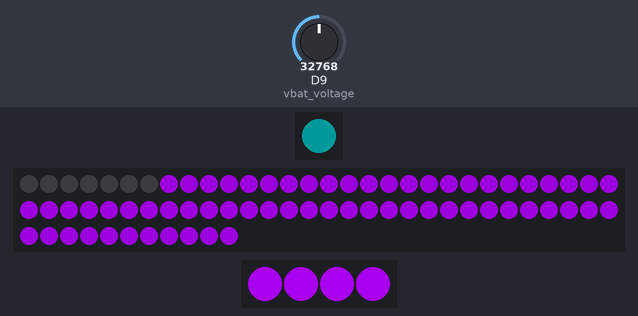
Bench run of a program on a simulated CircuitPython board. On the bench: 1 RGB LEDs in strip order, left to right, 71 RGB LEDs in strip order, left to right, continuing on the next row, 4 RGB LEDs in strip order, left to right. The test bench sets the inputs (shaded band); at power-on: D9 (vbat_voltage) = 32768 (analog values on the 0–65535 scale). Dim RGB values are drawn brighter than linear.

Above: at 1.2 s.
1.3 s: D9 (vbat_voltage) set to 45874
At 2.52 s:
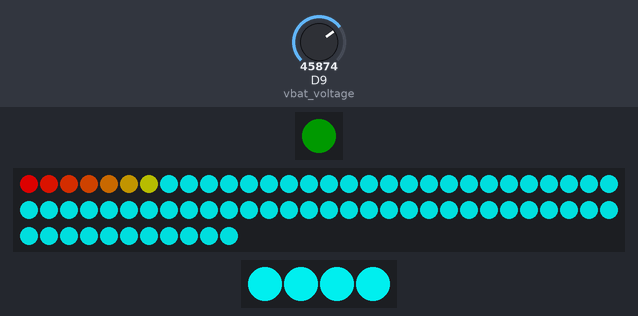
3.7 s: D9 (vbat_voltage) set to 32767
At 5.27 s:
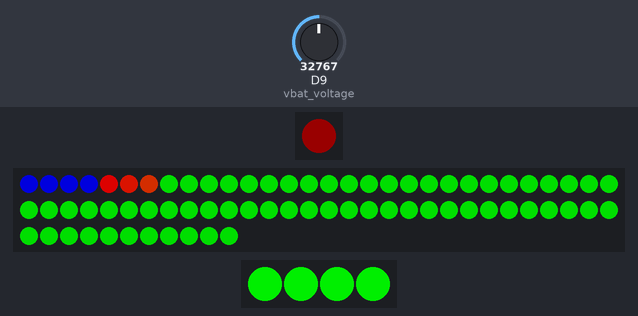
6.5 s: D9 (vbat_voltage) set to 57670
At 9.39 s:
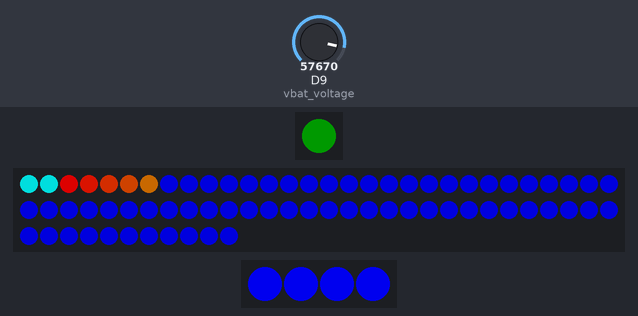
9.7 s: D9 (vbat_voltage) set to 19660
At 12.14 s:
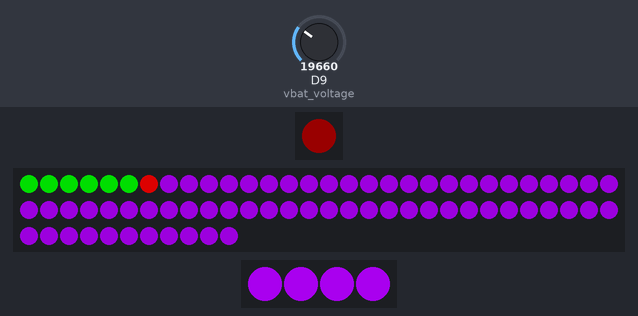
12.9 s: D9 (vbat_voltage) set to 65535
At 13.9 s:
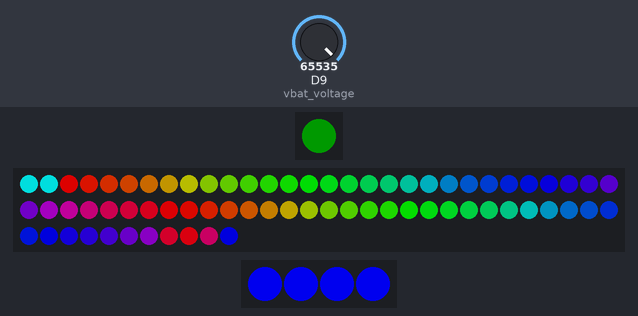
16.1 s: D9 (vbat_voltage) set to 0
At 19.02 s:
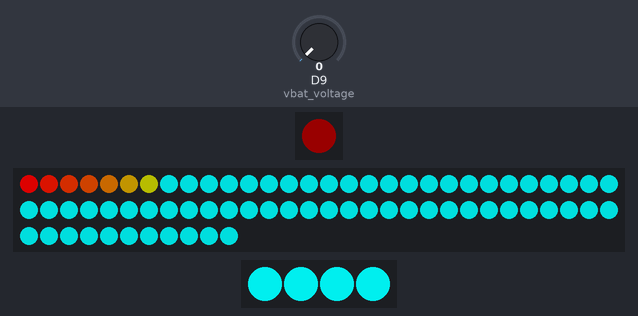
Timing chart, 0 to 20.3 s (numbered marks = the images above; inputs shaded):
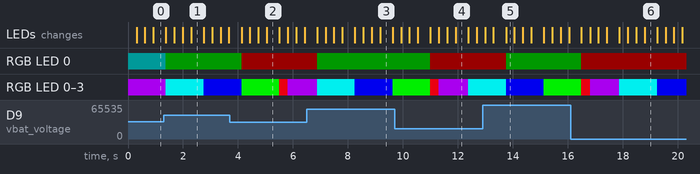

Measured:
- after the input at 1.3 s, the LEDs: first change after 0.08 s (image 1 shows a later state)
- after the input at 3.7 s, the LEDs: first change after 0.43 s (image 2 shows a later state)
- after the input at 6.5 s, the LEDs: first change after 0.38 s (image 3 shows a later state)
- after the input at 9.7 s, the LEDs: first differ from a run without the input after 1.3 s (image 4 shows a later state)
- after the input at 12.9 s, the LEDs: first differ from a run without the input after 0.85 s (image 5)
- after the input at 16.1 s, the LEDs: first change after 0.40 s (image 6 shows a later state)
- what the display in image 1 shows lasts 0.5 s, from 2.3 s to 2.8 s

The program:

code.py
```python
import time

import board

from neopixel import NeoPixel
import random
from analogio import AnalogIn

# Data leads.
CORE_PIN = board.A1
ORB_PIN = board.A2

# LED no.
CORE_NUM = 71
ORB_NUM = 4

# Color definitions.
RED = (255, 0, 0)
ORANGE = (255, 20, 0)
YELLOW = (255, 150, 0)
GREEN = (0, 255, 0)
CYAN = (0, 255, 255)
BLUE = (0, 0, 255)
PURPLE = (180, 0, 255)

# Initialize all devices.
onboard = NeoPixel(board.NEOPIXEL, 1)
onboard.brightness = 0.1
core_pixels = NeoPixel(CORE_PIN, CORE_NUM, brightness=0.6)
orb_pixels = NeoPixel(ORB_PIN, ORB_NUM, brightness=0.8)
vbat_voltage = AnalogIn(board.D9)


def color_chase(color: tuple, wait: float) -> None:
    """
    Lights each LED to the given color one at a time.
    :param color: RGB color tuple to chase with.
    :param wait: Time before lighting next LED.
    """
    for i in reversed(range(CORE_NUM)):
        core_pixels[i] = color
        for j in range(ORB_NUM):
            orb_pixels[j] = color
        time.sleep(wait)


def set_voltage_led() -> None:
    """
    Sets the LED to a color corresponding to roughly: "full charge",
    "good charge", "fair charge", and "low".
    """
    battery_voltage = (vbat_voltage.value * 3.3) / 65536 * 2
    if battery_voltage >= 3.7:
        onboard.fill(GREEN)
    elif 3.5 < battery_voltage < 3.7:
        onboard.fill(YELLOW)
    elif 3.3 < battery_voltage < 3.5:
        onboard.fill(ORANGE)
    elif battery_voltage < 3.3:
        onboard.fill(RED)
    else:
        # TODO: Come back here and make this better.
        onboard.fill(CYAN)
    onboard.show()


def rainbow_cycle(start_index: int = 0) -> None:
    """
    Makes a rainbows.
    """
    for i in range(CORE_NUM):

        # LED position * number of colors floor divided by number of core_pixels plus current color.
        rc_index = (i * 256 // CORE_NUM * 2) + 1 & 255

        # Set pixel RGB tuple set by wheel().
        if i + start_index >= CORE_NUM:
            core_pixels[abs(i - start_index)] = wheel(rc_index)
        else:
            core_pixels[i + start_index] = wheel(rc_index)
        for j in range(ORB_NUM):
            orb_pixels[j] = wheel(rc_index)
    if start_index >= CORE_NUM:
        return 0
    return start_index
    # rainbow_cycle(start_index)
    # color_chase(wheel(rc_index), 0.01)


def wheel(pos: int) -> tuple:
    """
    Converts an integer from 0 - 255 to an RGB color value. The colors are a transition
    r - g - b - back to r.
    :param pos: Position on the color wheel (0 - 255).
    :returns: RGB Tuple.
    """
    # If out of range, return black.
    if pos < 0 or pos > 255:
        return 0, 0, 0
    if pos < 85:
        return 255 - pos * 3, pos * 3, 0
    if pos < 170:
        pos -= 85
        return 0, 255 - pos * 3, pos * 3
    pos -= 170
    return pos * 3, 0, 255 - pos * 3


# Main run loop.
while True:

    # Red is the "cheapest visible" color for "power-on" LED.
    set_voltage_led()
    start_index = 0
    for color in [PURPLE, CYAN, BLUE, GREEN]:
        set_voltage_led()
        color_chase(color, 0.01)
        set_voltage_led()
        start_index = rainbow_cycle(start_index)
        start_index = start_index + 2
```
